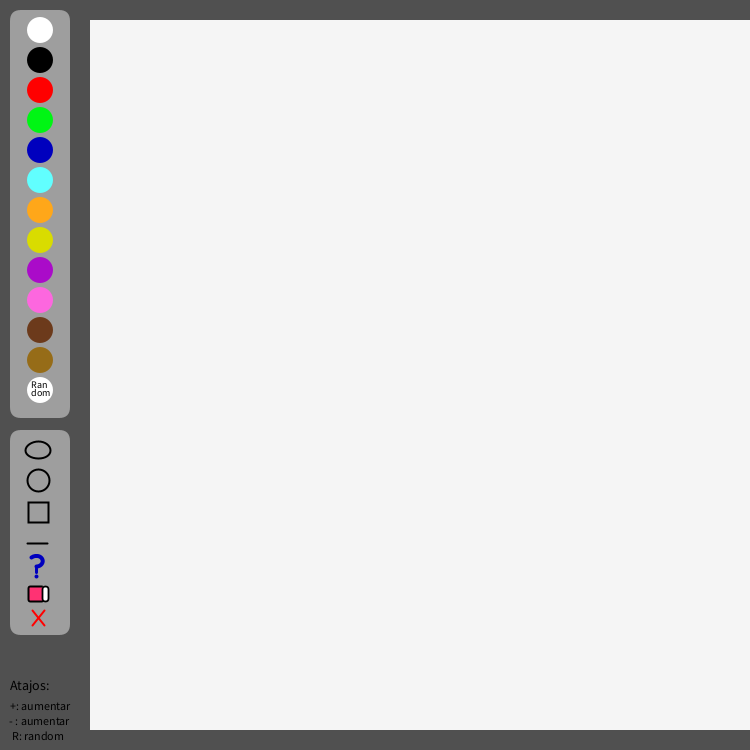
Frame 1 (no input)
Frame 60 (the mouse pressed at the canvas centre just before this capture): identical to frame 1, image omitted
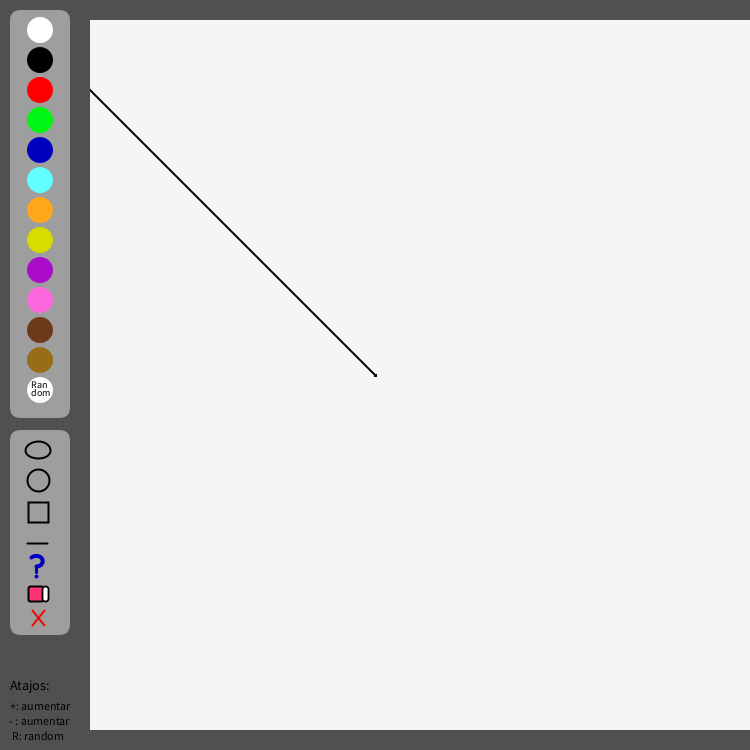
Frame 120 (the mouse held since frame 60 and released just before this capture)

The Processing sketch that drew these frames (run headless with seeded random() and noise(); from frame 60 on, the mouse is pressed at the canvas centre):

// Processing sketch: processing_175131
// ── processing_175131.pde

//Tauler de dibuix @alex

//Color figuras
float colorForma1 = 0;
float colorForma2 = 0;
float colorForma3 = 0;

//Figuras para dibujar
boolean linea = true;
boolean elipseAchatada = false;
boolean elipseNormal = false;
boolean cuadrado = false;

//FONDO CURADRADO
boolean rellenoCuadrado = false;//Para poner o quitar el fondo al cuadrado
//Colores del fondo del cuadrado
float fondoCuadrado1 = 245;
float fondoCuadrado2 = 245;
float fondoCuadrado3 = 245;

//FONDO ELIPSENORMAL
boolean rellenoElipseNormal = false;//Para poner o quitar el fondo a la elipseNormal
//Colores del fondo del cuadrado
float fondoElipseNormal1 = 245;
float fondoElipseNormal2 = 245;
float fondoElipseNormal3 = 245;

//HERRAMIENTAS
boolean panelAyuda = false;

//Incrementar valores de las figuras
int tamanoElipseAchatadaX = 25;
int tamanoElipseAchatadaY = 17;
int tamanoElipseNormalXY = 22;
int tamanoCuadradoXY = 20;
int tamanoLinea = 2;

void setup() {
  size(750, 750);
  background(245, 245, 245);
}
void draw() {
  println(mouseX+ "," +mouseY); //Mostrar por terminal las coordenadas de los ejes X Y

    noStroke();
  smooth();
  /** Marco de fondo **/
  fill(80);
  rect(0, 0, 90, height);//marco izquierda
  rect(0, 0, width, 20);//marco superior
  rect(0, 730, width, height);//marco inferior

  /** Cuadro de colores **/
  fill(204, 204, 204, 160);
  rect(10, 10, 60, 408, 11);//cuadro colores
  rect(10, 430, 60, 205, 11);//cuadro herramientas

  /** Panel de Colores **/
  //Color blanco
  fill(255);
  ellipse(40, 30, 26, 26);
  //Color negro
  fill(0);
  ellipse(40, 60, 26, 26);
  //Color rojo
  fill(255, 0, 0);
  ellipse(40, 90, 26, 26);
  //Color verde
  fill(0, 245, 20);
  ellipse(40, 120, 26, 26);
  //Color azul
  fill(0, 0, 190);
  ellipse(40, 150, 26, 26);
  //Color turquesa
  fill(97, 255, 255);
  ellipse(40, 180, 26, 26);
  //Color naranja
  fill(255, 167, 25);
  ellipse(40, 210, 26, 26);
  //Color amarillo
  fill(217, 220, 0);
  ellipse(40, 240, 26, 26);
  //Color lila
  fill(170, 11, 201);
  ellipse(40, 270, 26, 26);
  //Color rosa barbie
  fill(253, 103, 223);
  ellipse(40, 300, 26, 26);
  //Color marron oscuro
  fill(108, 58, 27);
  ellipse(40, 330, 26, 26);
  //Color marron
  fill(150, 108, 24);
  ellipse(40, 360, 26, 26);
  //Color random
  fill(255);
  ellipse(40, 390, 26, 26);
  fill(0);
  textSize(10);
  text("Ran", 31, 388);
  text("dom", 31, 396);

  /** Panel de Herramientas **/
  //Elipse achatada
  noFill();
  strokeWeight(2);
  stroke(0);
  ellipse(38, 450, 25, 17);
  //triangle(28, 460, 38, 439, 49, 460);//x1, y1, x2, y2, x3, y3

  //Elipse
  ellipse(38, 480, 22, 22);

  //Rectangulo
  rect(28, 502, 20, 20);

  //Linea
  //line(37, 533, 37, 552);
  line(27, 543, 47, 543);

  //Mas Herramientas
  strokeWeight(4);
  stroke(0, 0, 190);
  arc(36, 561, 13, 10, PI+QUARTER_PI, TWO_PI+HALF_PI);//parte superior del interrogante
  point(36, 576);//punto del interrogante
  strokeWeight(3);
  line(36, 568, 36, 572);//linea del interrogante

  //Goma de borrar
  strokeWeight(2);
  stroke(0);
  fill(255, 50, 115);
  rect(28, 586, 15, 15, 2);//trozo rosa
  strokeWeight(1.8);
  fill(255);
  rect(42, 586, 6, 15, 6);//trozo blanco

  //Mostrar borrar dibujo
  fill(0);
  strokeWeight(2);
  stroke(255, 0, 0);
  line(32, 610, 44, 625);//cruz
  line(44, 610, 32, 625);//cruz

  /** Leyenda **/
  textSize(14);
  text("Atajos:", 10, 690);
  textSize(12);
  text("+: aumentar", 10, 710);
  text("- : aumentar", 9, 725);
  text("R: random", 12, 740);

  //Mas Herramientas
  if (mousePressed) {
    if (mouseX > 27 && mouseX < 50 && mouseY > 553 && mouseY < 579) {
      panelAyuda = true;
      //desactivamos el dibujo para seleccionar las herramientas
      linea = false;//se desactiva la linea
      elipseAchatada = false;//se desactiva la elipse achatada
      elipseNormal = false;//se desactiva la eclipse normal
      cuadrado = false;//se desactiva el cuadrado
      //panel de ayuda
      stroke(0);
      fill(204, 204, 204);
      rect(87, 572, 260, 159, 9);//panel herramientas
      rect(311, 572, 29, 17, 3);//rectangulo para cerrar la cruz de cierre
      stroke(255, 0, 0);
      line(320, 577, 330, 584);//cruz para salir
      line(330, 577, 320, 584);//cruz para salir
      /** Herramientas extra **/
      //Anadir fondo al cuadrado.
      stroke(0);
      rect(100, 592, 25, 25);
      stroke(255, 0, 0);
      line(103, 599, 108, 595);
      line(103, 605, 115, 595);
      line(103, 611, 122, 595);
      line(108, 613, 121, 602);
      line(115, 613, 121, 608);

      //Quitar fondo al cuadrado.
      stroke(0);
      rect(100, 630, 25, 25);

      //Anadir fondo a la elipseNormal
      ellipse(164, 606, 30, 30);
      stroke(255, 0, 0);
      line(155, 599, 160, 595);
      line(155, 605, 164, 597);
      line(156, 610, 170, 598);
      line(160, 613, 173, 602);
      line(165, 615, 173, 608);

      //Quitar fondo a la elipseNormal
      stroke(0);
      ellipse(164, 643, 30, 30);
      beginShape();
        vertex(265, 680);
        vertex(270, 666);
        vertex(275, 680);
        vertex(285, 685);
        vertex(275, 690);
        vertex(270, 700);
        vertex(265, 690);
        vertex(255, 685);
        vertex(265, 680);
        endShape();
      if (panelAyuda && mouseX > 255 && mouseX < 285 && mouseY > 666 && mouseY < 700){
      //BOOM
        fill(random(255), random(255), random(255));
        beginShape();
        vertex(265, 680);
        vertex(270, 666);
        vertex(275, 680);
        vertex(285, 685);
        vertex(275, 690);
        vertex(270, 700);
        vertex(265, 690);
        vertex(255, 685);
        vertex(265, 680);
        endShape();
      }
    }//CUADRADO
    //Rellenar el cuadrado si pulsamos sobre el cuadrado rallado.
    else if (panelAyuda && mouseX > 100 && mouseX < 125 && mouseY > 591 && mouseY < 617) {
      /*Al seleccionar el cuadrado rallado se activan los booleanos "rellenoCuadrado" y "cuadrado" para dibujar con
       un fondo y activar la propiedad (se define en void mousePressed).
       */
      rellenoCuadrado = true;//se activa rellenoCuadrado que rellena el cuadrado con el color que hayamos seleccionado.
      cuadrado = true;//activamos cuadrado para que puedo realizarse el relleno del cuadrado.
      /*Una vez seleccionamos si quitar el fondo o no, se quita la ventana colocando un rectangulo del mismo color
      que el fondo.
      */      
      noStroke();
      fill(245, 245, 245);
      rect(90, 560, 280, 170);
    }//Vaciar el cuadrado si pulsamos sobre el cuadrado vacio.
    else if (panelAyuda && mouseX > 100 && mouseX < 125 && mouseY > 630 && mouseY < 655) {
      /*Al seleccionar el cuadrado sin rallar se desactiva el booleano "rellenoCuadrado" y el booleano "cuadrado" queda
       activado para dibujar sin fondo. (se define en void mousePressed).
       */
      rellenoCuadrado = false;//se desactiva rellenoCuadrado para dibujar sin fondo  
      cuadrado = true;
      /*Una vez seleccionamos si quitar el fondo o no, se quita la ventana colocando un rectangulo del mismo color
      que el fondo.
      */  
      noStroke();
      fill(245, 245, 245);
      rect(90, 560, 280, 170);
    }//FIN CUADRADO
    //ELIPSENORMAL
    //Rellenar la elipse si pulsamos sobre la elipseNormal rallada.
    else if (panelAyuda && mouseX > 148 && mouseX < 606 && mouseY > 590 && mouseY < 620) {
      /*Al seleccionar la elipse rallada se activan los booleanos "rellenoElipseNormal" y "elipseNormal" para dibujar con
       un fondo (se define en void mousePressed).
      */
      rellenoElipseNormal = true;//se activa rellenoElipseNormal que rellena la elipse con el color que hayamos seleccionado.
      elipseNormal = true;
      /* Una vez seleccionamos si quitar el fondo o no, se quita la ventana colocando un rectangulo del mismo color
      que el fondo.
      */  
      noStroke();
      fill(245, 245, 245);
      rect(90, 560, 280, 170);
    }//Vaciar la elipseNormal si pulsamos sobre la elipse vacia.
    else if (panelAyuda && mouseX > 148 && mouseX < 606 && mouseY > 628 && mouseY < 657) {
      /*Al seleccionar la elipse sin rallar se desactiva el booleano "rellenoElipseNormal" y el booleano "elipseNormal" queda
       activado para dibujar sin fondo. (se define en void mousePressed).
       */
      rellenoElipseNormal = false;//se desactiva rellenoElipseNormal para dibujar sin relleno
      elipseNormal = true;
      /* Una vez seleccionamos si quitar el fondo o no, se quita la ventana colocando un rectangulo del mismo color
      que el fondo.
      */  
      noStroke();
      fill(245, 245, 245);
      rect(90, 560, 280, 170);
    }//FIN ELIPSENORMAL
    else if (panelAyuda && mouseX > 254 && mouseX < 285 && mouseY > 665 && mouseY < 700) {
      textSize(30);
      fill(random(255), random(255), random(255));
      text("BOOM", random(750), random(750));
    }
    //Al pulsar en la cruz se crea un rectangulo sustituyendo la posicion del panel de ayuda y asi quitarlo.
    else if (panelAyuda && mouseX > 311 && mouseX < 340 && mouseY > 572 && mouseY < 589) {
      //Se activa por defecto la herramienta linea.
      /*linea = true;//se dibuja la linea.
      elipseAchatada = false;//se desactiva la elipse achatada.
      elipseNormal = false;//se desactiva la elipse normal.
      */cuadrado = false;//se desactiva el cuadrado.
      noStroke();
      fill(245, 245, 245);
      rect(90, 560, 280, 170);
      
      panelAyuda = false;//se desactivan las funciones de relleno de color
    }
  }
  /** Zona para dibujar **/
  //Dibujar con linea.
  if (mousePressed && mouseX > 85 && mouseX < 748 && mouseY > 20 && mouseY < 730) {
    if (linea) {
      strokeWeight(tamanoLinea);
      stroke(colorForma1, colorForma2, colorForma3);
      line(mouseX, mouseY, pmouseX, pmouseY);
    }
    //Dibujar con una elipse achatada.
    if (elipseAchatada) {
      noFill();
      strokeWeight(2);
      stroke(colorForma1, colorForma2, colorForma3);
      ellipse(mouseX, mouseY, 25+tamanoElipseAchatadaX, 17+tamanoElipseAchatadaY);
    }
    //Dibujar con una elipse normal.
    if (elipseNormal) {
      fill(fondoElipseNormal1, fondoElipseNormal2, fondoElipseNormal3);
      strokeWeight(2);
      stroke(colorForma1, colorForma2, colorForma3);
      ellipse(mouseX, mouseY, tamanoElipseNormalXY+22, tamanoElipseNormalXY+22);
    }
    //Dibujar con un cuadrado.
    if (cuadrado) {
      fill(fondoCuadrado1, fondoCuadrado2, fondoCuadrado3);
      strokeWeight(2);
      stroke(colorForma1, colorForma2, colorForma3);
      rect(mouseX, mouseY, tamanoCuadradoXY+20, tamanoCuadradoXY+20);
    }
  }
    

  /** Efectos al pulsar una tecla **/
  if (keyPressed) {
    //Aumentar el tamano de las figuras.
    if (key == '+' && tamanoLinea < 70) {
      tamanoLinea = tamanoLinea +1;
    }
    //Aumentar la ELIPSEACHATADA si la seleccionamos y pulsamos el +.
    if (key == '+' && elipseAchatada) {
      tamanoElipseAchatadaX = tamanoElipseAchatadaX +1;
      tamanoElipseAchatadaY = tamanoElipseAchatadaX +1;
    }
    //Reducir la ELIPSEACHATADA si la seleccionamos y pulsamos el -.
    if (key == '-' && elipseAchatada) {
      tamanoElipseAchatadaX = tamanoElipseAchatadaX -1;
      tamanoElipseAchatadaY = tamanoElipseAchatadaX -1;
    }
    //Aumentar la ELIPSENORMAL si la seleccionamos y pulsamos el +.
    if (key == '+' && elipseNormal) {
      tamanoElipseNormalXY = tamanoElipseNormalXY +1;
    }
    //Reducir la ELISPENORMAL si la seleccionamos y pulsamos el -.
    if (key == '-' && elipseNormal) {
      tamanoElipseNormalXY = tamanoElipseNormalXY -1;
    }
    //Aumentar el CUADRADO si la seleccionamos y pulsamos el +.
    if (key == '+' && cuadrado) {
      tamanoCuadradoXY = tamanoCuadradoXY +1;
    }
    //Reducir el CUADRADO si la seleccionamos y pulsamos el -.
    if (key == '-' && cuadrado) {
      tamanoCuadradoXY = tamanoCuadradoXY -1;
    }
    //Reducimos el tamano de la linea.
    if (key == '-' && tamanoLinea > 2) {
      tamanoLinea = tamanoLinea -1;
    }
    //Color random al pulsar la tecla R.
    if (key == 'r' || key == 'R') {
      colorForma1 = random(255);
      colorForma2 = random(255);
      colorForma3 = random(255);
    }
  }
}//draw

void mousePressed() {

  /** Seleccion de colores **/

  /* La seleccion de colores consiste en que una vez definimos las coordenadas de las elipses las cuales corresponden
   a un color determinado.
   */
  //Color blanco
  if (mouseX > 27 && mouseX < 53 && mouseY > 17 && mouseY < 42) {
    colorForma1 = 255;
    colorForma2 = 255;
    colorForma3 = 255;
  }
  //Color negro
  if (mouseX > 27 && mouseX < 53 && mouseY > 47 && mouseY < 72) {
    colorForma1 = 0;
    colorForma2 = 0;
    colorForma3 = 0;
  }
  //Color rojo
  if (mouseX > 27 && mouseX < 53 && mouseY > 77 && mouseY < 102) {
    colorForma1 = 255;
    colorForma2 = 0;
    colorForma3 = 0;
  }
  //Color verde
  if (mouseX > 27 && mouseX < 53 && mouseY > 107 && mouseY < 132) {
    colorForma1 = 0;
    colorForma2 = 245;
    colorForma3 = 20;
  }
  //Color azul
  if (mouseX > 27 && mouseX < 53 && mouseY > 137 && mouseY < 152) {
    colorForma1 = 0;
    colorForma2 = 0;
    colorForma3 = 190;
  }
  //Color turquesa
  if (mouseX > 27 && mouseX < 53 && mouseY > 167 && mouseY < 192) {
    colorForma1 = 97;
    colorForma2 = 255;
    colorForma3 = 255;
  }
  //Color naranja
  if (mouseX > 27 && mouseX < 53 && mouseY > 197 && mouseY < 222) {
    colorForma1 = 255;
    colorForma2 = 167;
    colorForma3 = 25;
  }
  //Color amarillo
  if (mouseX > 27 && mouseX < 53 && mouseY > 227 && mouseY < 252) {
    colorForma1 = 217;
    colorForma2 = 220;
    colorForma3 = 0;
  }
  //Color lila
  if (mouseX > 27 && mouseX < 53 && mouseY > 257 && mouseY < 282) {
    colorForma1 = 170;
    colorForma2 = 11;
    colorForma3 = 210;
  }
  //Color rosa barbie
  if (mouseX > 27 && mouseX < 53 && mouseY > 287 && mouseY < 312) {
    colorForma1 = 253;
    colorForma2 = 103;
    colorForma3 = 223;
  }
  //Color marron oscuro
  if (mouseX > 27 && mouseX < 53 && mouseY > 317 && mouseY < 342) {
    colorForma1 = 108;
    colorForma2 = 58;
    colorForma3 = 27;
  }
  //Color marron
  if (mouseX > 27 && mouseX < 53 && mouseY > 347 && mouseY < 372) {
    colorForma1 = 150;
    colorForma2 = 108;
    colorForma3 = 24;
  }
  //Color random
  if (mouseX > 27 && mouseX < 53 && mouseY > 377 && mouseY < 402) {
    colorForma1 = random(255);
    colorForma2 = random(255);
    colorForma3 = random(255);
  }

  /** Panel de Herramientas **/

  //Dibujar linea
  if (mouseX > 27 && mouseX < 50 && mouseY > 530 && mouseY < 553) {
    linea = true;//se dibuja la LINEA.
    elipseAchatada = false;//se desactiva la elipse achatada.
    elipseNormal = false;//se desactiva la elipse normal.
    cuadrado = false;//se desactiva el cuadrado.
  }
  //Dibujar elipseAchatada.
  if (mouseX > 27 && mouseX < 50 && mouseY > 440 && mouseY < 458) {
    linea = false;//se desactiva la linea.
    elipseAchatada = true;//se dibuja la ELIPSE ACHATADA.
    elipseNormal = false;//se desactiva la elipse normal.
    cuadrado = false;//se desactiva el cuadrado.
  }
  //Dibujar elipseNormal.
  if (mouseX > 27 && mouseX < 50 && mouseY > 468 && mouseY < 490) {
    //Cuando pulsamos sobre la elipseNormal se activa la herramienta para dibujar elipses SIN fondo.
    linea = false;//se desactiva la linea.
    elipseAchatada = false;//se desactiva la elipse achatada.
    elipseNormal = true;//se dibuja la ELIPSE NORMAL.
    cuadrado = false;//se desactiva el cuadrado.
  }
  else if (rellenoElipseNormal && elipseNormal) {
    //Cuando hacemos click a la elipse rallado dentro del panel de ayuda se dibuja la elipse CON fondo.
    linea = false;//se desactiva la linea.
    elipseAchatada = false;//se desactiva la elipse achatada.
    elipseNormal = true;//se dibuja la ELIPSE NORMAL.
    cuadrado = false;//se desactiva el cuadrado.
    //Se pinta la elipse por dentro dando el valor del color seleccionado.
    fondoElipseNormal1 = colorForma1;
    fondoElipseNormal2 = colorForma2;
    fondoElipseNormal3 = colorForma3;
    panelAyuda = false;//se cierra el panel de ayuda una vez le ponemos el fondo
  }
  else if (!rellenoElipseNormal && elipseNormal) {
    //Cuando hacemos click al cuadrado sin rallar dentro del panel ayuda se dibuja el cuadrado SIN fondo (por defecto o tiene fondo).
    linea = false;//se desactiva la linea.
    elipseAchatada = false;//se desactiva la elipse achatada.
    elipseNormal = true;//se dibuja la ELIPSE NORMAL.
    cuadrado = false;//se desactiva el cuadrado.
    //Se pinta la elipse normal por dentro dando el valor que tiene el fondo.
    fondoElipseNormal1 = 245;
    fondoElipseNormal2 = 245;
    fondoElipseNormal3 = 245;
    panelAyuda = false;//se cierra el panel de ayuda una vez le ponemos el fondo
  }

  //Dibujar cuadrado
  if (mouseX > 27 && mouseX < 50 && mouseY > 500 && mouseY < 522) {
    //Cuando pulsamos sobre el cuadrado se activa la herramienta para dibujar cuadrado SIN fondo.
    linea = false;//se desactiva la linea.
    elipseAchatada = false;//se desactiva la elipse achatada.
    elipseNormal = false;//se desactiva la eclipse normal.
    cuadrado = true;//se dibuja el CUADRADO.
  }
  if (rellenoCuadrado && cuadrado) {
    //Cuando hacemos click al cuadrado rallado dentro del panel de ayuda se dibuja el cuadrado CON fondo.
    linea = false;//se desactiva la linea.
    elipseAchatada = false;//se desactiva la elipse achatada.
    elipseNormal = false;//se desactiva la elipse normal.
    cuadrado = true;//se dibuja el CUADRADO.
    //Se pinta el cuadrado por dentro dando el valor del color seleccionado.
    fondoCuadrado1 = colorForma1;
    fondoCuadrado2 = colorForma2;
    fondoCuadrado3 = colorForma3;
    panelAyuda = false;//se cierra el panel de ayuda una vez le ponemos el fondo
  }
  else if (!rellenoCuadrado && cuadrado) {
    //Cuando hacemos click al cuadrado sin rallar dentro del panel ayuda se dibuja el cuadrado SIN fondo (por defecto o tiene fondo).
    linea = false;//se desactiva la linea.
    elipseAchatada = false;//se desactiva la elipse achatada.
    elipseNormal = false;//se desactiva la elipse normal.
    cuadrado = true;//se dibuja el CUADRADO.
    //Se pinta el cuadrado por dentro dando el valor que tiene el fondo.
    fondoCuadrado1 = 245;
    fondoCuadrado2 = 245;
    fondoCuadrado3 = 245;
    panelAyuda = false;//se cierra el panel de ayuda una vez le ponemos el fondo
  }

  //Borrar con la goma
  if (mouseX > 27 && mouseX < 48 && mouseY > 586 && mouseY < 601) {
    //Cuando se selecciona la goma, se desactiva las formas excepto la linea que se usara para borrar.
    linea = true;
    elipseAchatada = false;
    elipseNormal = false;
    cuadrado = false;

    colorForma1 = 245;
    colorForma2 = 245;
    colorForma3 = 245;
  }
  //Borrar dibujo
  if (mouseX > 31 && mouseX < 45 && mouseY > 610 && mouseY < 625) {
    background(245, 245, 245);//Si el raton pulsa sobre la cruz vuelve a poner el fondo del color original.
    //Al borrar todo se desactivan todas las herramientas menos la linea.
    linea = true;
    elipseAchatada = false;
    elipseNormal = false;
    cuadrado = false;
  }
}
